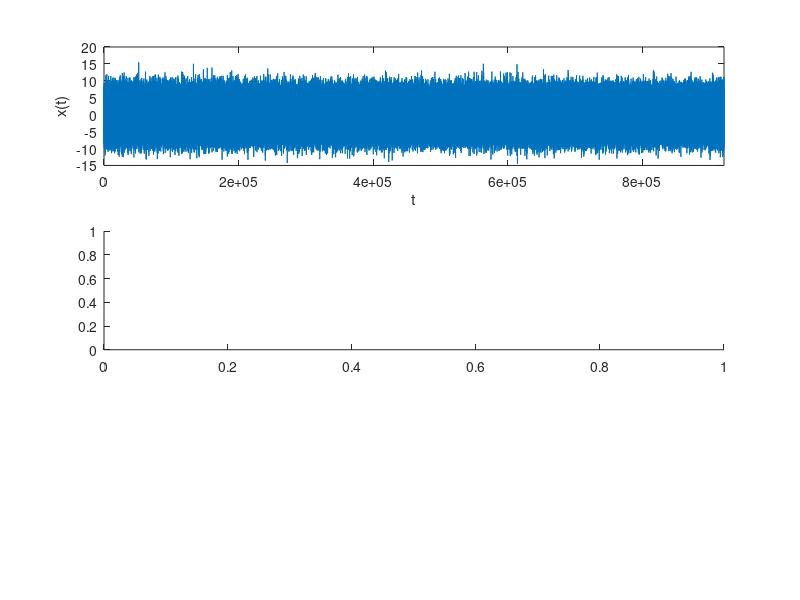

This figure's MATLAB source: (Note: this script raises an error after producing the figure.)
clear all;
clc;

%% PARAMETEREK
M=900;  % ennyi blokkra bontjuk a jelet a kurtozis szamitasakor
N=1024; % egy blokk ennyi mintat tartalmaz
L=N*M;  % a jel ennyi minta hosszu lesz
signal=@(t) ... % a vizsgalt jel
              (t<2e5).*sin(2*pi*0.1*t)+... % nemstacionarius komponens
              sin(2*pi*0.2*t)+... % stacionarius szinuszos komponens --> -1
              0.25*chirp(t,0.3,t(end),0.33)+... % nemstacionarius komponens
              wgn(1,L,3); % feher Gauss-zaj
p=0.7*exp(-1j*2*pi*0.4); % a rezonator polusa
rez=tf([1 -1/real(p)],[1 -2*real(p) abs(p)^2],1); % ezzel a rezonans rendszerrel is megszurjuk

%% SPEKTRALIS KURTOZIS SZAMITASA
t=(0:L-1);
x=signal(t);
x=lsim(rez,x).';
num=zeros(1,N);
denr=zeros(1,N);
for ii=1:M
    X=fft(x(((ii-1)*N+1):(ii*N)));
    num=num+(M+1)*abs(X).^4;
    denr=denr+abs(X).^2;
end
K=M/(M-1)*(num./(denr.^2)-2);

%% ABRAZOLAS
figure(1);
subplot(311);
plot(t,x);
xlim([t(1) t(end)]);
xlabel('t');
ylabel('x(t)');
subplot(312);
s=psd(x,4096);
f=(0:(length(s)-1))*1/length(s)/2;
plot(f,10*log10(s));
xlim([f(1) f(end)])
xlabel('f');
ylabel('PSD [dB]');
subplot(313);
f=(0:(N-1))*1/N;
plot(f,K);
axis([0 0.5 min(K) max(K)]);
xlabel('f');
ylabel('K(f)');
